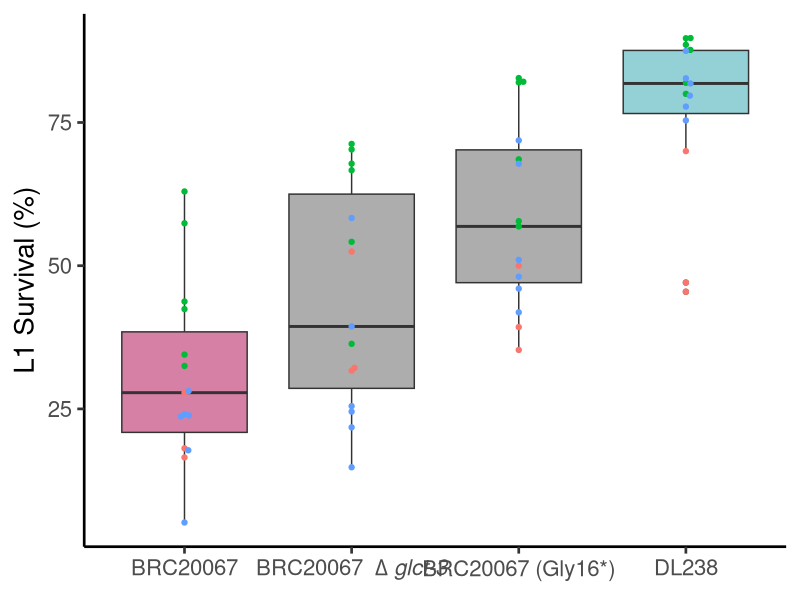
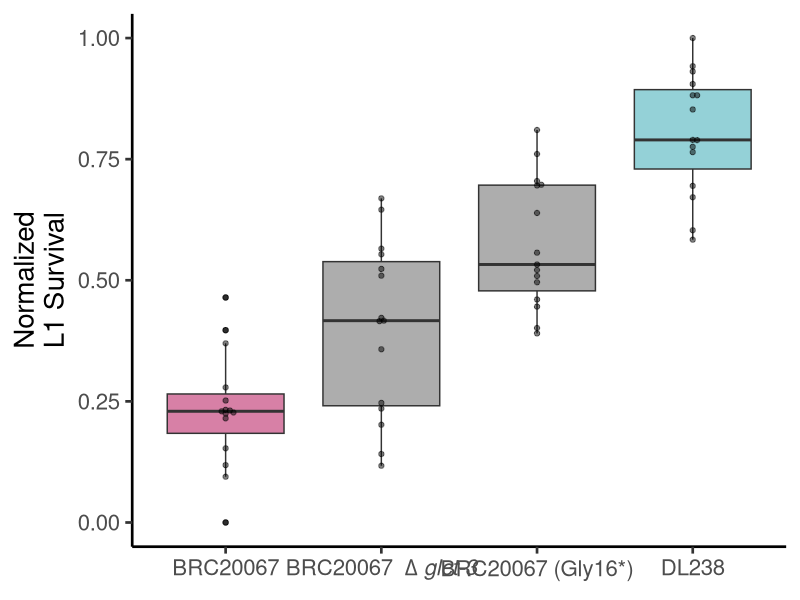
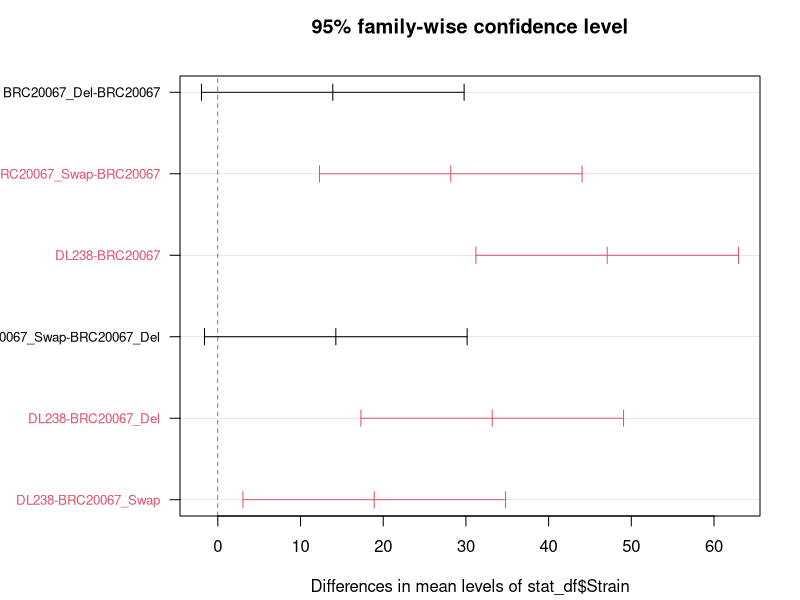
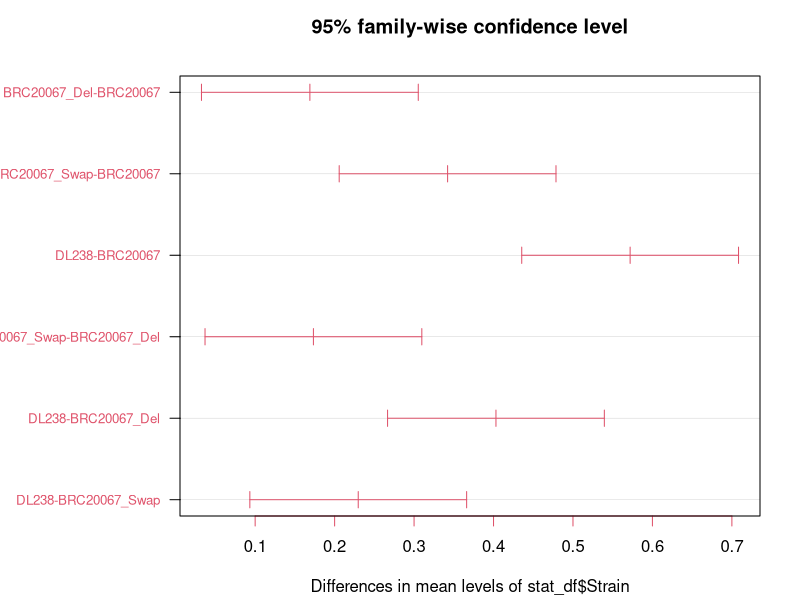
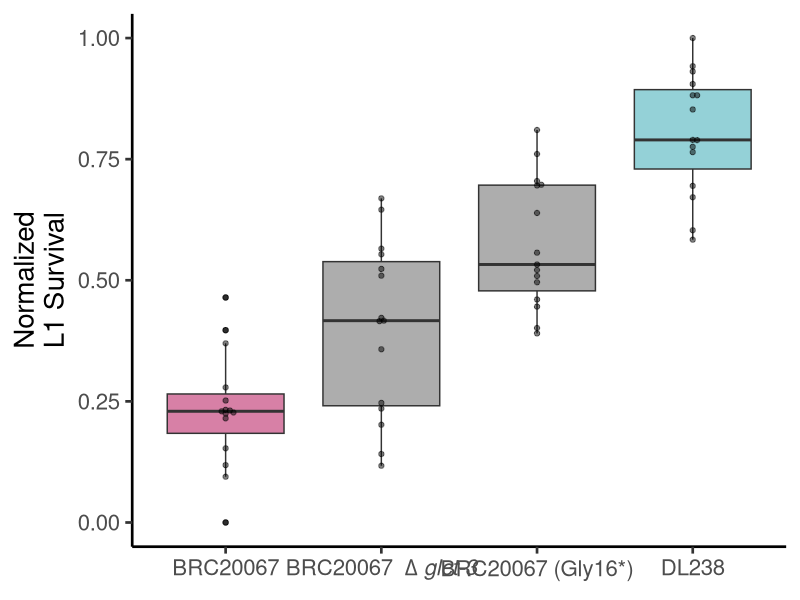
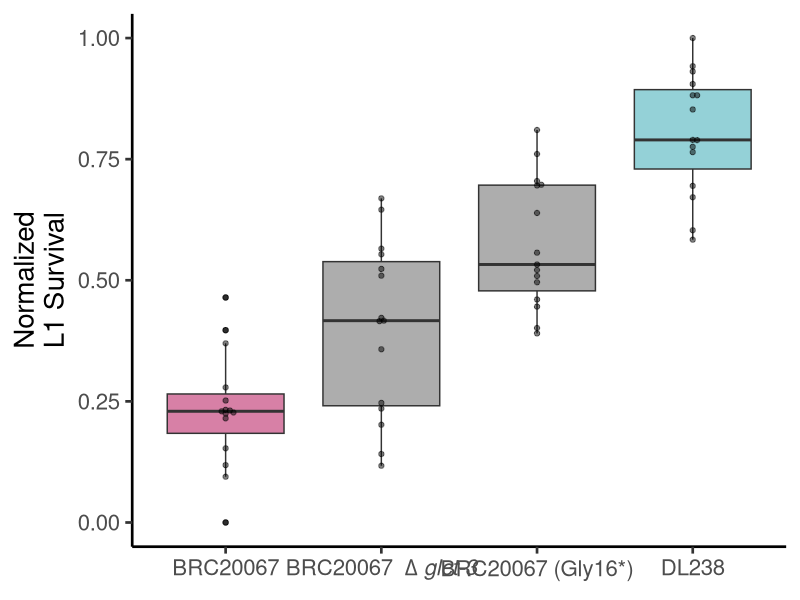

Write the R code that produced these figures, in order.
library(tidyverse)

try(setwd(dirname(rstudioapi::getActiveDocumentContext()$path)))
setwd("..")

phen <- data.table::fread("Data/glct_causality/glct_deletion_expt_full.csv")

phen %>%
  ggplot()+
  aes(x = Strain, y = Survival, fill = Strain)+
  geom_boxplot(alpha = 0.8)+
  scale_fill_manual(values=c("hotpink3","gray60","gray60","cadetblue3"))+
  scale_x_discrete(labels=c("BRC20067" = "BRC20067", 
                            "DL238" = "DL238", 
                            "BRC20067_Del" = expression("BRC20067 "~ Delta~italic("glct-3")),
                            "BRC20067_Swap" = "BRC20067 (Gly16*)"))+
  ggbeeswarm::geom_beeswarm(cex = 0.7, priority = "density", aes(color = Day))+
  theme_classic(20)+
  labs(y = "L1 Survival (%)") +
  # ylim(0,100)+
  theme(axis.title.x = element_blank(), legend.position = "none")


reg_pheno <- phen %>%
  # dplyr::group_by(Strain) %>%
  dplyr::do(broom::augment(lm(Survival ~ Day, data =.)))%>%
  dplyr::select(-Survival) %>%
  dplyr::rename(Survival = .resid) %>%
  dplyr::mutate(Strain = phen$Strain) %>%
  dplyr::select(Strain, Survival) %>%
  dplyr::ungroup() %>%
  dplyr::arrange(Survival) %>%
  dplyr::mutate(norm_pheno_temp = ifelse(Survival == min(Survival), 0, 1))%>%
  dplyr::mutate(delta_pheno = ifelse(norm_pheno_temp == 0, 0, abs(dplyr::lag(Survival) - Survival)))%>%
  dplyr::mutate(norm_pheno = cumsum(delta_pheno)) %>%
  dplyr::mutate(final_pheno = norm_pheno/max(norm_pheno)) %>%
  dplyr::select(-Survival) %>%
  dplyr::rename(Survival = final_pheno)
  
reg_pheno%>%
  ggplot()+
  aes(x = Strain, y = Survival, fill = Strain)+
  geom_boxplot(alpha = 0.8)+
  scale_fill_manual(values=c("hotpink3","gray60","gray60","cadetblue3"))+
  scale_x_discrete(labels=c("BRC20067" = "BRC20067", 
                            "DL238" = "DL238", 
                            "BRC20067_Del" = expression("BRC20067 "~ Delta~italic("glct-3")),
                            "BRC20067_Swap" = "BRC20067 (Gly16*)"))+
  ggbeeswarm::geom_beeswarm(cex = 0.7, priority = "density", alpha = 0.5)+
  theme_classic(20)+
  labs(y = "Normalized\nL1 Survival") +
  # ylim(0,100)+
  theme(axis.title.x = element_blank(), legend.position = "none")


ggsave("Plots/Crispr_pheno.pdf", height = 4, width = 10)
ggsave("Plots/Crispr_pheno.png", height = 4, width = 10, dpi = 300)


run_TukeyHSD <- function(df){
  stat_df <- df %>%
    dplyr::select(Strain, phenotype=Survival)
  
  aov_res <- aov(stat_df$phenotype ~ stat_df$Strain)
  summary(aov_res)
  tuk <- TukeyHSD(aov_res)
  
  psig=as.numeric(apply(tuk$`stat_df$Strain`[,2:3],1,prod)>=0)+1
  op=par(mar=c(4.2,9,3.8,2))
  plot(tuk,col=psig,yaxt="n")
  for (j in 1:length(psig)){
    axis(2,at=j,labels=rownames(tuk$`stat_df$Strain`)[length(psig)-j+1],
         las=1,cex.axis=.8,col.axis=psig[length(psig)-j+1])
  }
  par(op)
  
  pwtuk <- TukeyHSD(aov_res)
  
  return(pwtuk)
}
run_TukeyHSD(phen)

run_TukeyHSD(reg_pheno)
